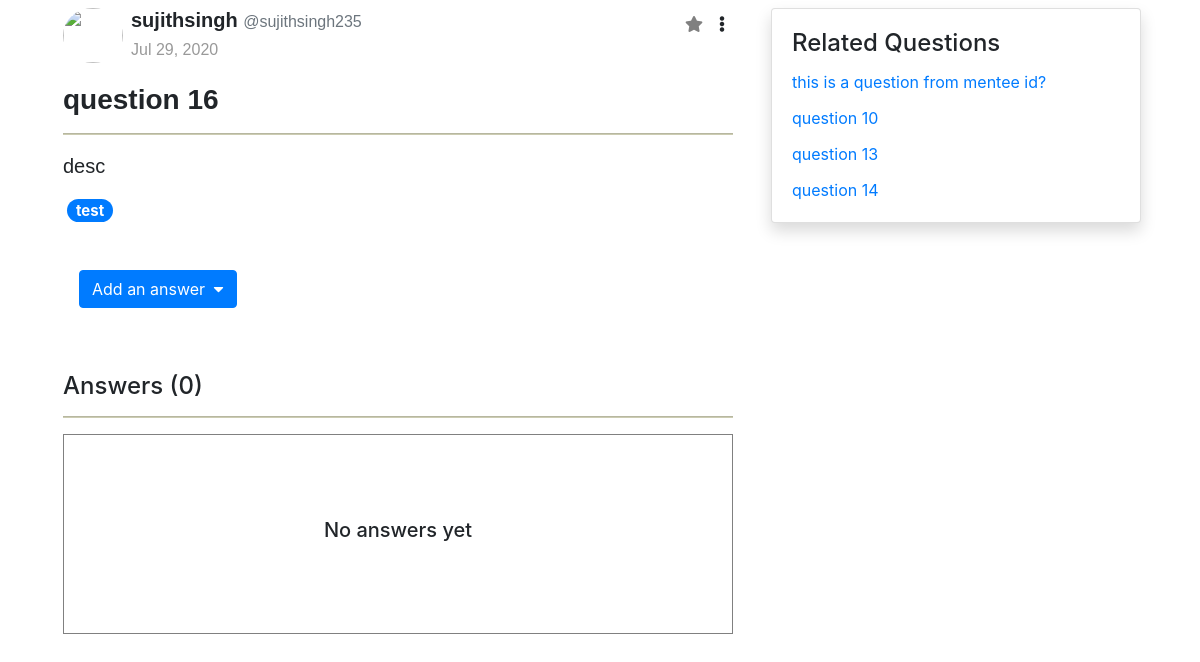
Page /public/forum/52 on the committed database.
### public_forum/models.py (models this page shows)
class questions(models.Model): #questions in the public forum
    user = models.CharField(max_length=25)
    name = models.CharField(max_length=25)
    posted_time = models.DateTimeField()
    question = models.CharField(max_length=30)
    description = models.CharField(max_length=100,blank=True)
    report = models.IntegerField()

### public_forum/views.py (the view, shortened to what this page needs)
# urls.py: path('<int:id>',question_brief_view),
def question_brief_view(request, id):
    try:
        question = questions.objects.get(id=id)
    except:
        raise Http404("This question is not found in the database")
    question.posted_time = time_convert(question.posted_time)
    user = mentee_model.objects.filter(username=question.user)
    if len(user) == 0:
        user = mentor_model.objects.filter(username=question.user)
    user = user[0]
    answer = answers.objects.filter(question_id=id).order_by('-like','-posted_time')
    list_of_answers = []
    current_user = request.session.get('username', 'null')
    added_to_fav = favourite.objects.filter(user=current_user,question_id=id).exists() # checks whether the user already added this question to fav or not
    reported_questions = report.objects.filter(user=current_user,QorA="question").values_list("QorA_id",flat=True)
    reported_answers = report.objects.filter(user=current_user,QorA="answer").values_list("QorA_id",flat=True)
    associated_tags = tag_with_question_id.objects.filter(question_id=id).values_list("tag",flat=True)
    no_of_answers = len(answer)
    relevant_question_ids = get_relevant_question(associated_tags,id)
    relevant_questions = questions.objects.filter(id__in=relevant_question_ids)
    auth_uname = request.session.get('username',None)
    auth_uid = request.session.get('id',None)
    auth_role = request.session.get('role',None)
    context = {
        'question': question,
        'tags' : associated_tags,
        'answers': list_of_answers,
        'current_user': current_user,
        'fav' : added_to_fav,
        'reported_questions' : reported_questions,
        'reported_answers' : reported_answers,
        'relevant_questions' : relevant_questions,
        'auth_uname' : auth_uname,
        'auth_uid' : auth_uid,
        'auth_role' : auth_role
    }
    return render(request, 'public_forum/question-brief.html', context)

### public_forum/fun.py (called while the page is built)
def get_relevant_question(associated_tags,current_question_id):   # This method will return a random relevant question ids. This is filtered by tags.
    res_ids = []
    ids = list(tag_with_question_id.objects.filter(tag__in=associated_tags).values_list('question_id',flat=True).distinct())
    for i in range(5):
        try:
             rand_id = random.choice(ids)
             ids.remove(rand_id)
             res_ids.append(rand_id)
        except:
             break
    if current_question_id in res_ids:
        res_ids.remove(current_question_id)   # Because the relevant questions should not contain the same question
    return res_ids

def time_convert(posted_time):
    today = timezone.localtime().date()
    posted_time = timezone.localtime(value=posted_time)
    if today == posted_time.date():
        posted_time = posted_time.strftime('Today %I:%M %p')
    else:
        posted_time = posted_time.strftime('%b %d, %Y')
    return posted_time

### templates/public_forum/question-brief.html (shortened to what this page needs)
{% extends 'base.html' %}
{% load static %}
{% block header %}
<link rel="stylesheet" href="{% static 'public_forum/question-brief.css' %}">
<link rel="stylesheet" href="https://use.fontawesome.com/releases/v5.7.0/css/all.css">
{% endblock %}
{% block content %}
	<div class="container-fluid my-2">
		<div class="row">
			<div class="col-12  mx-sm-2 col-lg-7 ml-lg-5">
				<div class="media">
					<img src="https://hk-23.github.io/sample/female-profile.png" class="rounded-circle bg-white mr-2" id="img-mentor" style="width: 60px;height: 55px;">
					<div class="media-body sansserif">
						<h5 class="font-weight-bold">{{question.name}} <small class="text-muted profile-small">@{{question.user}}</small></h5>
						<h6 style="color:#999999;font-weight: 500"><time>{{question.posted_time}}</time></h6>
					</div>
					<i type="button" class="fas fa-star m-2" id="favorite-question"
					{% if fav %}
						style="color:#ffb700"
        				onclick='remove_fav("{{question.id}}")'></i>
					{% else %}
						style="color:grey"
        				onclick='add_to_fav("{{question.id}}")'></i>
    				{% endif %}
					<div class="dropdown dropleft">
					    <i type="button" class="fas fa-ellipsis-v m-2" data-toggle="dropdown"></i>
					</div>
				</div>
		        <h3 class="mt-3 sansserif font-weight-bold">{{question.question}}</h3>
				<hr style="height:1px;background-color:#ccccb2;">
		        <div class="description sansserif">
		        	<p>{{question.description}}</p>
		        </div>
					<div>
					{% for tag in tags %}
						<h5 class="d-inline-block mx-1"><span class="badge badge-primary badge-pill">{{tag}}</span></h5>
					{% endfor %}
					</div>
                <br>
                <div class="m-3">
                    <button type="button" class="btn btn-primary mr-4" data-toggle="collapse" data-target="#post-your-answer" id="answer-dropdown-button">Add an answer
		        	<i class="fas fa-caret-down ml-1" id="answer-dropdown-icon"></i></button>
		        </div>
		<br><br>
		    <div>
		        <h4>Answers ({{answers|length}})</h4>
				<hr style="height:1px;background-color:#ccccb2;">
				{% if answers|length != 0 %}
				{% for answer,no_of_comments,no_of_likes,liked_users in answers %}
                <div class="media">
		            <img src="https://hk-23.github.io/sample/female-profile.png" class="rounded-circle bg-white" id="img-mentor" style="width: 60px;height: 55px;">
                    <div class="media-body mx-2 sansserif">
                        <h5 class="font-weight-bold">{{answer.name}}, <small class="text-muted profile-small"> @{{answer.user}}</small></h5>
                        <h6 style="color:#999999;font-weight: 500">Answered {{answer.posted_time}}</h6>
                    </div>
                    <div class="dropdown dropleft">
					    <i type="button" class="fas fa-ellipsis-v m-2" data-toggle="dropdown"></i>
					    <div class="dropdown-menu">
							<button id="answer_report_{{answer.id}}" class="dropdown-item"
							{% if answer.id not in reported_answers %}
       							onclick="report('{{answer.id}}','add_report','answer')">Report</button>
    						{% else %}
        						onclick="report('{{answer.id}}','remove_report','answer'">Remove report</button>
							{% endif %}
							{% if answer.user == current_user %}
								<button onclick="set('{{answer.id}}','answer')" class="dropdown-item delete">Delete</button>
							{% endif %}
					    </div>
					</div>
				</div>
                <div class="sansserif description p-4" style="background-color: #dbdbc9">
                    <p>{{answer.answer}}</p>
                </div>
                <div class="m-3">
                    <a href="comments/{{answer.id}}" class="btn btn-info mr-4"><span class="badge badge-light mr-1 mt-1">{{no_of_comments}}</span> Comments </a>
				{% if current_user != answer.user %}
					<i id="like_id_{{answer.id}}" class="fas fa-thumbs-up like-button" type="button"
					{% if current_user not in liked_users %}
						style="font-size:23px;font-weight:500;"
						onclick="add_like('{{answer.id}}','{{no_of_likes}}')">
					{% else %}
						style="font-size:23px;font-weight:600;color:blue"
						onclick="remove_like('{{answer.id}}','{{no_of_likes}}')">
					{% endif %}
					</i>
					<p id="like_count_id_{{answer.id}}" class="d-inline ml-2">{{no_of_likes}}</p>
				</div>
				{% else %}
					<i class="fas fa-thumbs-up like-button" type="button" style="font-size:23px;font-weight:600;color:blue"></i>
					<p id="like_count_id_{{answer.id}}" class="d-inline ml-2">{{no_of_likes}}</p>
				</div>
				{% endif %}
			{% endfor %}
			{% else %}
            <div class="d-flex justify-content-center align-items-center" style="height:200px;border:1px solid grey">
            	<h5>No answers yet</h5>
			</div>
			{% endif %}
        </div>
        </div>
        <div class="col-4 d-none d-lg-block">
        	<div class="sticky-top card shadow">
        		<div class="card-body">
					{% if relevant_questions|length > 0%}
        				<h4 class="card-title">Related Questions</h4>
						{% for question in relevant_questions %}
							<a href="./{{question.id}}">{{question.question}}</a>
						{% endfor %}
					{% else %}
						<h4 class="card-title">No Related Questions</h4>
					{% endif %}
        		</div>
        	</div>
        </div>
    </div>
</div>
{% endblock %}

### public_forum/static/public_forum/question-brief.css (style rules this page uses)
.sansserif { font-family:Cambria,Arial, Helvetica,"sans-serif"; }
.description { word-spacing:2px; font-size:20px; }
.card-body a { margin-top:12px; text-decoration:none; display:block; }

### rows in the picture
questions: name "sujithsingh", user "sujithsingh235", posted_time "Jul 29, 2020", question "question 16", description "desc"
questions: question "this is a question from mentee id?"
questions: question "question 10"
questions: question "question 13"
questions: question "question 14"

### other values in the picture
{{ tag }} "test"
{{ answers|length }} "0"
